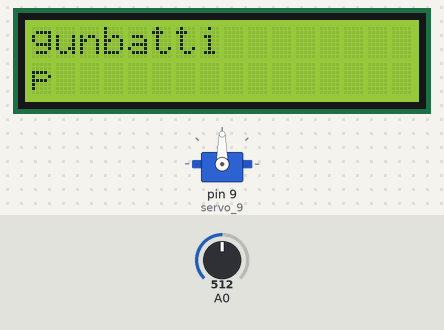
A sketch run on a simulated Arduino Uno, built with avr-gcc and run on an emulated ATmega328P. Shown: 16×2 character LCD, servo. The test bench sets the inputs (shaded band); at power-on: A0 = 512.

Above: at 0.8 s.
0.9 s: A0 set to 963
3.9 s: A0 set to 997
At 4.8 s:
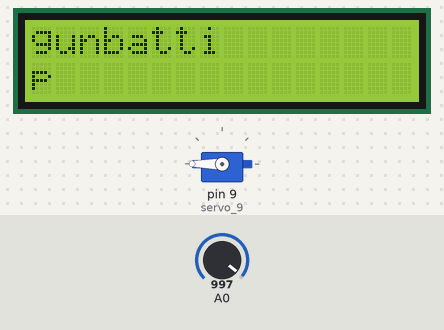
6.9 s: A0 set to 971
At 7.4 s:
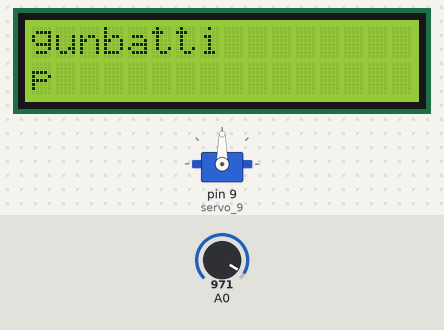
9.9 s: A0 set to 991
At 10.4 s:
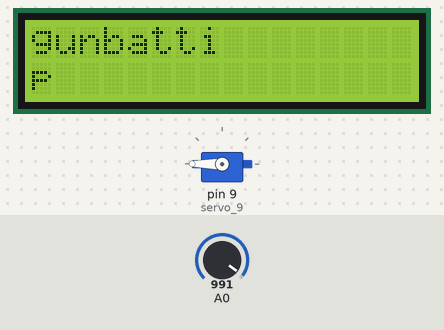
12.9 s: A0 set to 900
At 14.0 s:
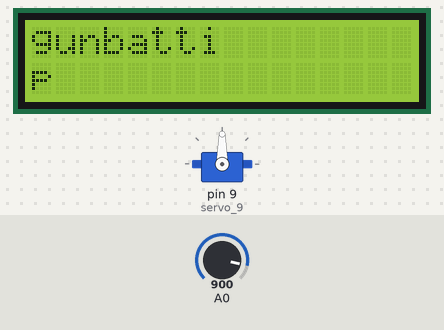
15.9 s: A0 set to 1023
At 16.9 s:
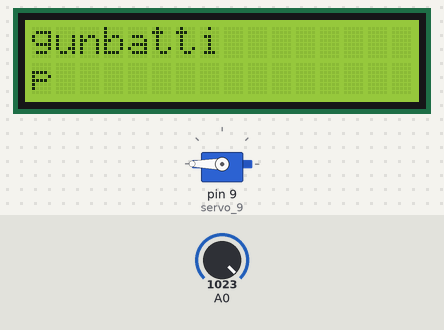
Timing chart, 0 to 18.9 s (numbered marks = the images above; inputs shaded):
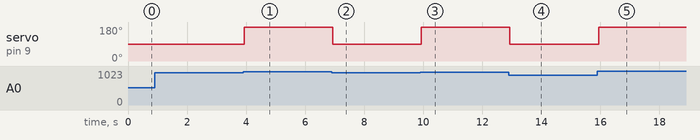

Measured:
- the behaviour switches between 980 and 981 on A0 (found by bisection; images 0 and 1)
- after the input at 0.9 s, every drawn part: stays the same
- after the input at 3.9 s, servo on pin 9 (servo_9): 90° → 180° at once
- after the input at 6.9 s, servo on pin 9 (servo_9): 180° → 90° at once
- after the input at 9.9 s, servo on pin 9 (servo_9): 90° → 180° at once
- after the input at 12.9 s, servo on pin 9 (servo_9): 180° → 90° at once
- after the input at 15.9 s, servo on pin 9 (servo_9): 90° → 180° at once

The sketch:

Servo-Controller.ino
```cpp
#include <Servo.h>
#include <Arduino.h>
#include <Wire.h>
#include <SoftwareSerial.h>
#include <LiquidCrystal_I2C.h>

Servo servo_9;

void _delay(float seconds) {
  long endTime = millis() + seconds * 1000;
  while(millis() < endTime) _loop();
}
LiquidCrystal_I2C lcd(0x3f,16,2);
void setup() {
  lcd.begin();
  pinMode(A0+0,INPUT);
  servo_9.attach(9);
  while(1) {
      if(analogRead(A0+0) < 981){

          servo_9.write(90);
                  lcd.clear();
          lcd.setCursor(0,0);
          lcd.print("gundogdu");
          lcd.setCursor(0,1);
          lcd.print("pencere acik");

      }else{

          servo_9.write(190);
                lcd.clear();
          lcd.setCursor(0,0);
          lcd.print("gunbatti");
          lcd.setCursor(0,1);
          lcd.print("pencere kapali");
      }

      _loop();
  }

}

void _loop() {
}

void loop() {
  _loop();
}
```
